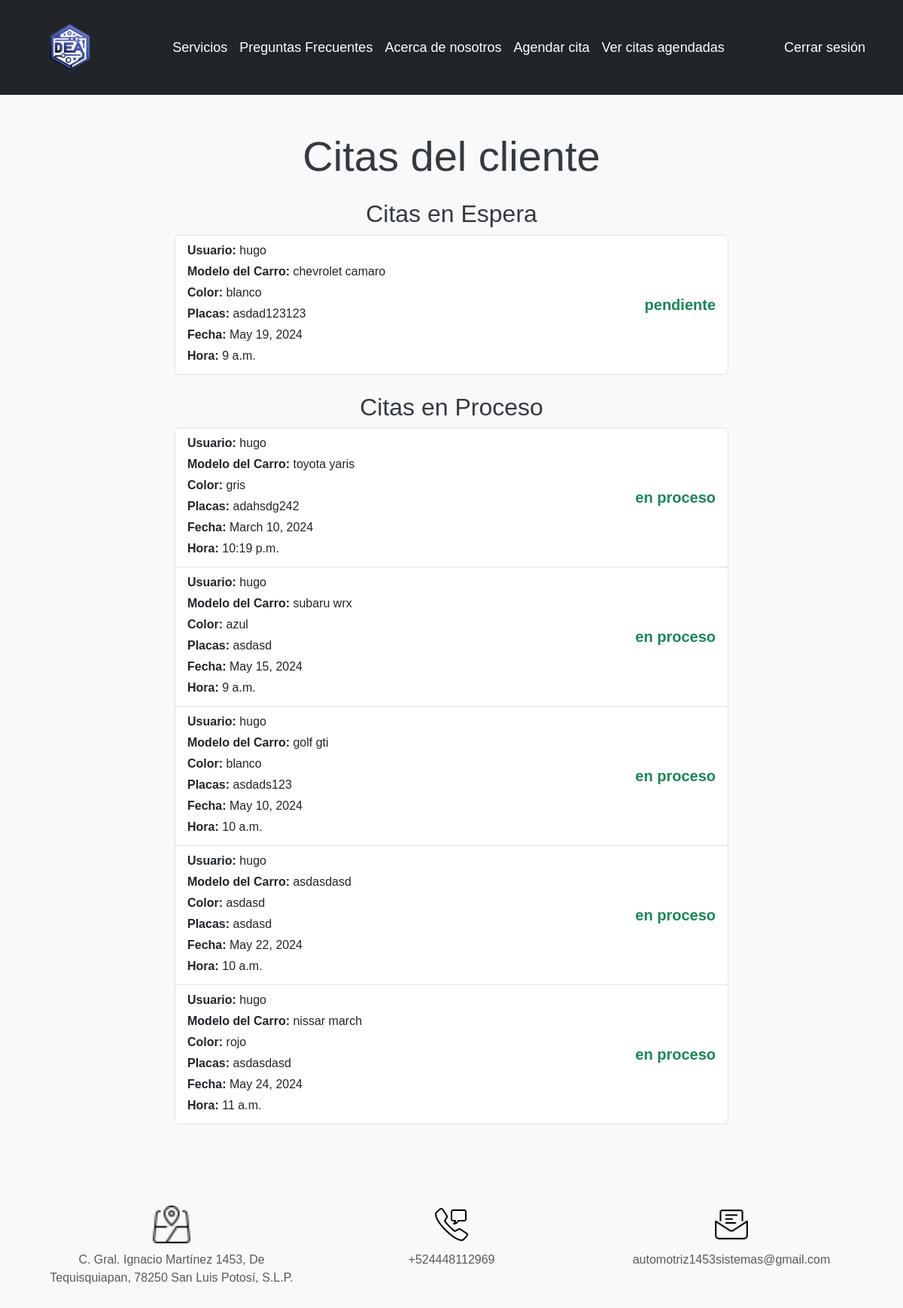
Screenshot of /lista_citas/ (signed in) with the database file from the repository.
### autenticacion/models.py (models this page shows, shortened)
class Cita(models.Model):
    usuario = models.ForeignKey(User, on_delete=models.CASCADE)
    modelo_carro = models.CharField(max_length=100)
    color = models.CharField(max_length=100)
    placas = models.CharField(max_length=20)
    fecha = models.DateField()
    hora = models.TimeField()
    estado = models.CharField(max_length=50, default='pendiente')
    retroalimentacion = models.TextField(null=True, blank=True)
    servicios = models.ManyToManyField(Servicio, through='DetalleCita')

class User(AbstractUser):
    tel = models.CharField(max_length= 20) #Agregar el campo telefono a la tabla de usuario

### autenticacion/views.py (the view)
# urls.py: path('lista_citas/', v_auth.lista_citas_cliente, name='lista_citas_cliente'),
@login_required
def lista_citas_cliente(request):
    citas_en_espera = Cita.objects.filter(usuario = request.user, estado = "pendiente")
    citas_en_proceso = Cita.objects.filter(usuario = request.user, estado = "en proceso")
    citas_finalizadas = Cita.objects.filter(usuario = request.user, estado = "finalizada")
    titulo = "Citas del cliente"
    return render(request, "lista_citas_cliente.html",{
        'titulo': titulo,
        'citas_en_espera' : citas_en_espera,
        'citas_en_proceso' : citas_en_proceso,
        'citas_finalizadas' : citas_finalizadas,
    })

### main/templates/lista_citas_cliente.html (shortened to what this page needs)
<!DOCTYPE html>
<html lang="en">
<head>
    {% extends 'layouts/base.html' %}
    {% block content %}
    <main class="container my-5">
        <div class="row">
            <div class="col-md-8 offset-md-2">
                <h1 class="text-center display-4 mb-4">{% block title %}{{ titulo }}{% endblock %}</h1>
                <div class="mb-4">
                    <h2 class="text-center">Citas en Espera</h2>
                    <ul class="list-group">
                        {% for cita in citas_en_espera %}
                        <a class="list-group-item list-group-item-action" href="{% url 'detalle_cita_cliente' cita.id %}">
                            <div class="d-flex justify-content-between align-items-center">
                                <div>
                                    <p class="mb-1"><strong>Usuario:</strong> {{ cita.usuario }}</p>
                                    <p class="mb-1"><strong>Modelo del Carro:</strong> {{ cita.modelo_carro }}</p>
                                    <p class="mb-1"><strong>Color:</strong> {{ cita.color }}</p>
                                    <p class="mb-1"><strong>Placas:</strong> {{ cita.placas }}</p>
                                    <p class="mb-1"><strong>Fecha:</strong> {{ cita.fecha }}</p>
                                    <p class="mb-1"><strong>Hora:</strong> {{ cita.hora }}</p>
                                </div>
                                <h5 class="mb-0 fw-bold text-success">{{ cita.estado }}</h5>
                            </div>
                        </a>
                        {% endfor %}
                    </ul>
                </div>
                {% if citas_en_proceso %}
                <div>
                    <h2 class="text-center">Citas en Proceso</h2>
                    <ul class="list-group">
                        {% for cita in citas_en_proceso %}
                            <a class="list-group-item list-group-item-action" href="{% url 'estatus_cita' cita.id %}">
                                <div class="d-flex justify-content-between align-items-center">
                                    <div>
                                        <p class="mb-1"><strong>Usuario:</strong> {{ cita.usuario }}</p>
                                        <p class="mb-1"><strong>Modelo del Carro:</strong> {{ cita.modelo_carro }}</p>
                                        <p class="mb-1"><strong>Color:</strong> {{ cita.color }}</p>
                                        <p class="mb-1"><strong>Placas:</strong> {{ cita.placas }}</p>
                                        <p class="mb-1"><strong>Fecha:</strong> {{ cita.fecha }}</p>
                                        <p class="mb-1"><strong>Hora:</strong> {{ cita.hora }}</p>
                                    </div>
                                    <h5 class="mb-0 fw-bold text-success">{{ cita.estado }}</h5>
                                </div>
                            </a>
                        {% endfor %}
                    </ul>
                </div>
                {% endif %}
            </div>
        </div>
    </main>
    {% endblock %}

### main/templates/layouts/base.html (style rules this page uses)
body { font-family: Arial, sans-serif; background-color: #f8f9fa; color: #343a40; }

### rows the page displays
Cita: usuario "hugo", modelo_carro "chevrolet camaro", color "blanco", placas "asdad123123", fecha "May 19, 2024", hora "9 a.m.", estado "pendiente"
Cita: usuario "hugo", modelo_carro "toyota yaris", color "gris", placas "adahsdg242", fecha "March 10, 2024", hora "10:19 p.m.", estado "en proceso"
Cita: usuario "hugo", modelo_carro "subaru wrx", color "azul", placas "asdasd", fecha "May 15, 2024", hora "9 a.m.", estado "en proceso"
Cita: usuario "hugo", modelo_carro "golf gti", color "blanco", placas "asdads123", fecha "May 10, 2024", hora "10 a.m.", estado "en proceso"
Cita: usuario "hugo", modelo_carro "asdasdasd", color "asdasd", placas "asdasd", fecha "May 22, 2024", hora "10 a.m.", estado "en proceso"
Cita: usuario "hugo", modelo_carro "nissar march", color "rojo", placas "asdasdasd", fecha "May 24, 2024", hora "11 a.m.", estado "en proceso"

### other values shown
{{ titulo }} "Citas del cliente"
